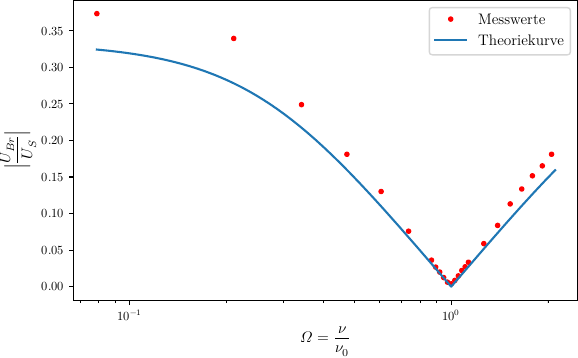

Here is the Python script that generated this plot:
import matplotlib.pyplot as plt
import numpy as np


UBr = [1320,1200,880,640,460,268,128,94.4,70.4,44,21.6,13.6,30,52,78,96,118,208,296,400,472,536,584,640]
Quotient1 = [1320,1200,880,640,460,268,128,94.4,70.4,44,21.6,13.6,30,52,78,96,118,208,296,400,472,536,584,640]


for x in range(24):

    #Quotient1[x] = (UBr[x])/(2500)
    Quotient1[x] = (UBr[x])/(2500*np.sqrt(2))

    print(Quotient1[x])

v = [30,80,130,180,230,280,330,340,350,360,370,380,390,400,410,420,430,480,530,580,630,680,730,780]
Quotient2 = [30,80,130,180,230,280,330,340,350,360,370,380,390,400,410,420,430,480,530,580,630,680,730,780]


for x in range(24):
    Quotient2[x] = (v[x])/(380) 
    print(Quotient2[x])



plt.plot(Quotient2, Quotient1,'r.', label='Messwerte')
plt.xscale('log')

# in matplotlibrc leider (noch) nicht möglich

#########################################################################################################################
#Teil 2: Theoriekurve

w_0 = 1/(1000*(420*10e-9))
omega = np.linspace(30/380,800/380,100000)
 


plt.plot(omega, np.sqrt(    (1/9) * ((( (omega)**2 - 1)**2)/( (1-(omega)**2)**2 + 9*(omega)**2  )    ) ) , label = 'Theoriekurve')
plt.xscale('log')
plt.xlabel(r'$\Omega = \frac{\nu}{\nu_{0}}$')
plt.ylabel(r'$\Bigl|\frac{U_{Br}}{U_{S}}\Bigl|$')
plt.legend()
plt.tight_layout(pad=0, h_pad=1.08, w_pad=1.08)


plt.savefig('plot.pdf')